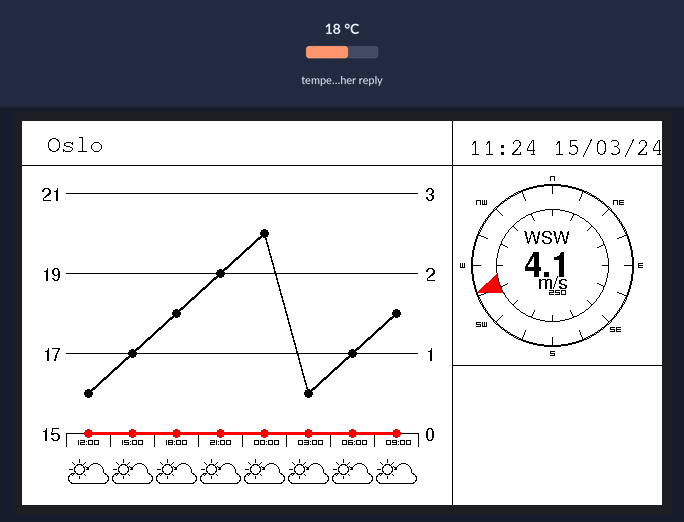
Bench run of a sketch on a simulated ESP8266 (NodeMCU). Parts: 640×384 colour display. Inputs (shaded band) come from the test bench; at power-on: temperature in the weather reply 18 °C. WiFi joins after 1.5 s; servers stay silent unless stated; web services answer with replies made up by the test bench; what the sketch prints to the serial monitor is not drawn.

Above: at 17.5 s.

The sketch:

weatherboard.ino
```cpp
// WiFi and json parsing
#include <ESP8266WiFi.h>
#include <ESP8266HTTPClient.h>
#include <ArduinoJson.h>
#include <Arduino.h>

// Display drivers
#define ENABLE_GxEPD2_GFX 0
#include <GxEPD2_3C.h>
#include <Fonts/FreeMonoBold24pt7b.h>
#include <Fonts/FreeSansBold18pt7b.h>
#include <Fonts/FreeSans9pt7b.h>
#include <Fonts/Org_01.h>
#include <Fonts/FreeMono12pt7b.h>

GxEPD2_3C<GxEPD2_750c, GxEPD2_750c::HEIGHT / 4> display(GxEPD2_750c(/*CS=D8*/ 15, /*DC=D3*/ 4, /*RST=D4*/ 2, /*BUSY=D2*/ 5));

// Globals

enum alignment {LEFT, RIGHT, CENTER};

struct Segment {
  int lower;
  int upper;
};

struct Data {
  const char* currentWeather;
  const char* weatherDescription;
  const char* icon;
  const char* city;
  int updateTime;
  double temperature;
  double windVelocity;
  double windDirection;
};

struct WeatherInstance {
  const char* main;
  const char* description;
  const char* icon;
  double temperature;
  double rain;
  const char* date;
};

Data data;
WeatherInstance forecast[8];


void setup() {
  Serial.begin(115200);
  WiFi.begin("4G-Gateway", "21078256");

  // Wait for wifi connection
  while (WiFi.status() != WL_CONNECTED) {
    delay(1000);
    Serial.println("Connecting...");
  }

  display.init(115200);

  updateData(getWeather("weather"));
  updateForecast(getWeather("forecast"));
  draw();
}

void loop() {}

void draw() {
  // Init screen
  display.setRotation(0);
  display.setFullWindow();
  display.firstPage();

  // Do drawing
  do {
    // Clear screen
    display.fillScreen(GxEPD_WHITE);


    // General UI
    display.setTextColor(GxEPD_BLACK);

    display.drawLine(0, 44, 640, 44, GxEPD_BLACK);
    display.drawLine(430, 0, 430, 384, GxEPD_BLACK);
    display.drawLine(430, 44 + 200, 640, 44 + 200, GxEPD_BLACK);
    display.setFont(&FreeMono12pt7b);
    drawString(display.width() - 100, 15, convertUnixTime(data.updateTime), CENTER);
    drawString(25, 15, "Oslo", LEFT);

    display.setFont(&FreeSans9pt7b);


    drawGraph(0, 0, 352, 240);

    drawWind(430 + 200 / 2, 44 + 200 / 2, data.windDirection, data.windVelocity, 80);

  }
  while (display.nextPage());
}

String convertUnixTime(int unixTime) {
  time_t tm = (unixTime + 60 * 60);
  struct tm *now_tm = localtime(&tm);
  char output[40];
  strftime(output, sizeof(output), "%H:%M %d/%m/%y", now_tm);
  return output;
}

String getTime() {
  if (WiFi.status() == WL_CONNECTED) {
    HTTPClient http;
    http.begin("http://worldclockapi.com/api/json/cet/now");
    int httpCode = http.GET();
    if (httpCode > 0) {
      return http.getString();
    }
    http.end();
  }
}

String getWeather(String type) {
  String key = "&appid=61616020863f09e0a462ea300d512a56";
  String host = "http://api.openweathermap.org/data/2.5/";
  String location = "?q=oslo,norway";
  String count = "&cnt=9";

  if (WiFi.status() == WL_CONNECTED) {
    HTTPClient http;
    http.begin(host + type + location + key + count);
    int httpCode = http.GET();
    if (httpCode > 0) {
      return http.getString();
    }
    http.end();
  }
}


void updateData(String payload) {
  JsonObject root = parseJson(payload);

  data.currentWeather = root["weather"][0]["main"];
  data.weatherDescription = root["weather"][0]["description"];
  data.icon = root["weather"][0]["icon"];
  data.city = root["name"];
  data.temperature = ((float) root["main"]["temp"]) - 273.15;
  data.windVelocity = root["wind"]["speed"];
  data.windDirection = root["wind"]["deg"];
  data.updateTime = root["dt"];
}

void updateForecast(String payload) {
  JsonArray list = parseJson(payload)["list"];

  for (int i = 0; i < 8; i++) {
    forecast[i].temperature = ((double) list[i]["main"]["temp"]) - 273.15;
    forecast[i].main = list[i]["weather"][0]["main"];
    forecast[i].description = list[i]["weather"][0]["description"];
    forecast[i].icon = list[i]["weather"][0]["icon"];
    forecast[i].rain = list[i]["rain"]["3h"];
    forecast[i].date = list[i]["dt_txt"];
  }
}

JsonObject parseJson(String payload) {
  DynamicJsonDocument jsonBuffer(6164);
  deserializeJson(jsonBuffer, payload);
  return jsonBuffer.as<JsonObject>();
}

Segment getRange(double range[8]) {
  double mi = range[0];
  double ma = range[0];

  for (int i = 1; i < 8; i++) {
    double t = range[i];

    if (t < mi) {
      mi = t;
    } else if (t > ma) {
      ma = t;
    }
  }

  int a = floor(mi);
  int b = ceil(ma);

  // finds closest multiple of three outside the range
  int lower = (a >= 0) ? a - (a % 3) : a - 3 - (a % 3);
  int upper = (b >= 0) ? b + (3 - (b % 3)) : b - (b % 3);

  return {lower, upper};
}

String WindDegToDirection(float winddirection) {
  if (winddirection >= 348.75 || winddirection < 11.25)  return "N";
  if (winddirection >=  11.25 && winddirection < 33.75)  return "NNE";
  if (winddirection >=  33.75 && winddirection < 56.25)  return "NE";
  if (winddirection >=  56.25 && winddirection < 78.75)  return "ENE";
  if (winddirection >=  78.75 && winddirection < 101.25) return "E";
  if (winddirection >= 101.25 && winddirection < 123.75) return "ESE";
  if (winddirection >= 123.75 && winddirection < 146.25) return "SE";
  if (winddirection >= 146.25 && winddirection < 168.75) return "SSE";
  if (winddirection >= 168.75 && winddirection < 191.25) return "S";
  if (winddirection >= 191.25 && winddirection < 213.75) return "SSW";
  if (winddirection >= 213.75 && winddirection < 236.25) return "SW";
  if (winddirection >= 236.25 && winddirection < 258.75) return "WSW";
  if (winddirection >= 258.75 && winddirection < 281.25) return "W";
  if (winddirection >= 281.25 && winddirection < 303.75) return "WNW";
  if (winddirection >= 303.75 && winddirection < 326.25) return "NW";
  if (winddirection >= 326.25 && winddirection < 348.75) return "NNW";
  return "?";
}

int roundedMap(double x, double inMin, double inMax, double outMin, double outMax) {
  return round((x - inMin) * (outMax - outMin) / (inMax - inMin) + outMin);
}

void drawArrow(int x, int y, int asize, float aangle, int pwidth, int plength) {
  float pointX = asize * cos(radians(aangle - 90)) + x; // calculate X position
  float pointY = asize * sin(radians(aangle - 90)) + y; // calculate Y position

  float inner1X = asize * 0.7 * cos(radians(aangle - 80)) + x;
  float inner1Y = asize * 0.7 * sin(radians(aangle - 80)) + y;

  float inner2X = asize * 0.7 * cos(radians(aangle - 100)) + x;
  float inner2Y = asize * 0.7 * sin(radians(aangle - 100)) + y;

  display.fillTriangle(pointX, pointY, inner1X, inner1Y, inner2X, inner2Y, GxEPD_RED);
}

void drawString(int x, int y, String text, alignment align) {
  int16_t x1, y1;
  uint16_t w, h;
  display.setTextWrap(false);
  display.getTextBounds(text, x, y, &x1, &y1, &w, &h);
  if (align == RIGHT) x = x - w;
  if (align == CENTER) x = x - w / 2;
  display.setCursor(x, y + h);
  display.print(text);
}

void drawWind(int x, int y, float angle, float windspeed, int compassRadius) {
  drawArrow(x, y, compassRadius, angle, 15, 72);

  int dxo, dyo, dxi, dyi;
  display.drawCircle(x, y, compassRadius, GxEPD_BLACK);     // Draw compass circle
  display.drawCircle(x, y, compassRadius + 1, GxEPD_BLACK); // Draw compass circle
  display.drawCircle(x, y, compassRadius * 0.7, GxEPD_BLACK); // Draw compass inner circle

   for (float a = 0; a < 360; a = a + 22.5) {
    dxo = compassRadius * cos((a - 90) * PI / 180);
    dyo = compassRadius * sin((a - 90) * PI / 180);
    if (a == 45)  drawString(dxo + x + 10, dyo + y - 10, "NE", CENTER);
    if (a == 135) drawString(dxo + x + 7,  dyo + y + 5,  "SE", CENTER);
    if (a == 225) drawString(dxo + x - 15, dyo + y,      "SW", CENTER);
    if (a == 315) drawString(dxo + x - 15, dyo + y - 10, "NW", CENTER);
    dxi = dxo * 0.9;
    dyi = dyo * 0.9;
    display.drawLine(dxo + x, dyo + y, dxi + x, dyi + y, GxEPD_BLACK);
    dxo = dxo * 0.7;
    dyo = dyo * 0.7;
    dxi = dxo * 0.9;
    dyi = dyo * 0.9;
    display.drawLine(dxo + x, dyo + y, dxi + x, dyi + y, GxEPD_BLACK);
   }

  drawString(x, y - compassRadius - 10, "N", CENTER);
  drawString(x, y + compassRadius + 5, "S", CENTER);
  drawString(x - compassRadius - 10, y - 3, "W", CENTER);
  drawString(x + compassRadius + 8,  y - 3, "E", CENTER);
  drawString(x + 5, y + 24, String(angle, 0) + "°", CENTER);
  display.setFont(&FreeSansBold18pt7b);
  drawString(x - 10, y - 14, String(windspeed, 1), CENTER);
  display.setFont(&FreeSans9pt7b);
  drawString(x - 5, y - 35, WindDegToDirection(angle), CENTER);
  drawString(x, y + 10, "m/s", CENTER);
}

//#######################################################################

void drawGraph(int x, int y, int w, int h) {

  // Graph
  int hGuidelines = 4;
  int vGuidelines = 9;
  uint16_t verticalPadding = (display.height() - h) / 2;
  uint16_t horizontalPadding = (display.width() - w - 200) / 2;

  // Temperature and rain readable
  double temps[8];
  double rains[8];

  for (int i = 0; i < 8; i++) {
    temps[i] = forecast[i].temperature;
    rains[i] = forecast[i].rain;
  }

  Segment tempRange = getRange(temps);
  Segment rainRange = getRange(rains);
  rainRange.lower = 0;

  int tempStep = (tempRange.upper - tempRange.lower) / 3;
  int rainStep = (rainRange.upper - rainRange.lower) / 3;

  // Horizontal lines and y axis label
  for (int i = 0; i <= hGuidelines; i++) {
    uint16_t y = verticalPadding + i * h / (hGuidelines - 1);
    if (i == hGuidelines) {
      drawString(35, y + 12, "C", LEFT);
      drawString(w + horizontalPadding + 7, y + 12, "mm", RIGHT);
    }

    display.drawFastHLine(horizontalPadding, y, w, GxEPD_BLACK);
    drawString(35, y - 6, String(tempRange.upper - i * tempStep), RIGHT);
    drawString(w + horizontalPadding + 7, y - 6, String(rainRange.upper - i * rainStep), LEFT);
  }

  // Vertical lines
  display.setFont(&Org_01);
  for (int i = 0; i <= 8; i++) {
    uint16_t x = horizontalPadding + i * w / (vGuidelines - 1);
    display.drawFastVLine(x, h + verticalPadding, 14, GxEPD_BLACK);
  }

  // Graph temp/rain and lines and x axis label
  uint16_t oldX = horizontalPadding + 0.5 * w / (vGuidelines - 1);
  uint16_t oldTemp = (h + verticalPadding) - roundedMap(temps[0], tempRange.lower, tempRange.upper, 0.0, h);
  uint16_t oldRain = (h + verticalPadding) - roundedMap(rains[0], rainRange.lower, rainRange.upper, 0.0, h);

  for (int i = 0; i < 8; i++) {
    uint16_t x = horizontalPadding + (i + 0.5) * w / (vGuidelines - 1);
    uint16_t temp = (h + verticalPadding) - roundedMap(temps[i], tempRange.lower, tempRange.upper, 0.0, h);
    uint16_t rain = (h + verticalPadding) - roundedMap(rains[i], rainRange.lower, rainRange.upper, 0.0, h);

    // Hour text
    display.setCursor(x - 10, h + verticalPadding + 11);
    display.println(((String) forecast[i].date).substring(11, 16));
    displayWeatherIcon(x, h + verticalPadding + 40, forecast[i].icon, 5);

    // Points on graph
    for (int i = -1; i < 2; i++) {
      display.drawLine(oldX, oldTemp + i, x, temp + i, GxEPD_BLACK);
      display.drawLine(oldX, oldRain + i, x, rain + i, GxEPD_RED);
    }

    display.fillRoundRect(x - 4, temp - 4, 9, 9, 5, GxEPD_BLACK);
    display.fillRoundRect(x - 4, rain - 4, 9, 9, 5, GxEPD_RED);

    oldX = x;
    oldTemp = temp;
    oldRain = rain;
  }
}


void displayWeatherIcon(int x, int y, String iconName, int scale) {
  int linesize = scale / 5;
  if      (iconName == "01d" || iconName == "01n") sunny(x, y, iconName, scale, linesize);
  else if (iconName == "02d" || iconName == "02n") mostlySunny(x, y, iconName, scale, linesize);
  else if (iconName == "03d" || iconName == "03n") cloudy(x, y, iconName, scale, linesize);
  else if (iconName == "04d" || iconName == "04n") mostlySunny(x, y, iconName, scale, linesize);
  else if (iconName == "09d" || iconName == "09n") chanceRain(x, y, iconName, scale, linesize);
  else if (iconName == "10d" || iconName == "10n") rain(x, y, iconName, scale, linesize);
  else if (iconName == "11d" || iconName == "11n") tStorm(x, y, iconName, scale, linesize);
  else if (iconName == "13d" || iconName == "13n") snow(x, y, iconName, scale, linesize);
  else if (iconName == "50d")                      haze(x, y, iconName, scale, linesize);
  else if (iconName == "50n")                      fog(x, y, iconName, scale, linesize);
}

void addSun(int x, int y, int scale, int linesize) {
  display.fillRect(x - scale * 2, y, scale * 4, linesize, GxEPD_BLACK);
  display.fillRect(x, y - scale * 2, linesize, scale * 4, GxEPD_BLACK);
  display.drawLine(x - scale * 1.3, y - scale * 1.3, x + scale * 1.3, y + scale * 1.3, GxEPD_BLACK);
  display.drawLine(x - scale * 1.3, y + scale * 1.3, x + scale * 1.3, y - scale * 1.3, GxEPD_BLACK);
  display.fillCircle(x, y, scale * 1.3, GxEPD_WHITE);
  display.fillCircle(x, y, scale, GxEPD_BLACK);
  display.fillCircle(x, y, scale - linesize, GxEPD_WHITE);
}

void addFog(int x, int y, int scale, int linesize) {
  for (int i = 0; i < 6; i++) {
    display.fillRect(x - scale * 3, y + scale * 1.5, scale * 6, linesize, GxEPD_BLACK);
    display.fillRect(x - scale * 3, y + scale * 2.0, scale * 6, linesize, GxEPD_BLACK);
    display.fillRect(x - scale * 3, y + scale * 2.5, scale * 6, linesize, GxEPD_BLACK);
  }
}

void addTStorm(int x, int y, int scale) {
  y = y + scale / 2;
  for (int i = 0; i < 5; i++) {
    display.drawLine(x - scale * 4 + scale * i * 1.5 + 0, y + scale * 1.5, x - scale * 3.5 + scale * i * 1.5 + 0, y + scale, GxEPD_BLACK);
    display.drawLine(x - scale * 4 + scale * i * 1.5, y + scale * 1.5 + 0, x - scale * 3 + scale * i * 1.5 + 0, y + scale * 1.5 + 0, GxEPD_BLACK);
    display.drawLine(x - scale * 3.5 + scale * i * 1.4 + 0, y + scale * 2.5, x - scale * 3 + scale * i * 1.5 + 0, y + scale * 1.5, GxEPD_BLACK);
  }
}

void addSnow(int x, int y, int scale) {
  int dxo, dyo, dxi, dyi;
  for (int flakes = 0; flakes < 5; flakes++) {
    for (int i = 0; i < 360; i = i + 45) {
      dxo = 0.5 * scale * cos((i - 90) * 3.14 / 180); dxi = dxo * 0.1;
      dyo = 0.5 * scale * sin((i - 90) * 3.14 / 180); dyi = dyo * 0.1;
      display.drawLine(dxo + x + flakes * 1.5 * scale - scale * 3, dyo + y + scale * 2, dxi + x + 0 + flakes * 1.5 * scale - scale * 3, dyi + y + scale * 2, GxEPD_BLACK);
    }
  }
}

void addRain(int x, int y, int scale) {
  for (int d = 0; d < 4; d++) {
    addRaindrop(x + scale * (7.8 - d * 1.95) - scale * 5.2, y + scale * 2.1 - scale / 6, scale / 1.6);
  }
}

void addRaindrop(int x, int y, int scale) {
  display.fillCircle(x, y, scale / 2, GxEPD_BLACK);
  display.fillTriangle(x - scale / 2, y, x, y - scale * 1.2, x + scale / 2, y , GxEPD_BLACK);
  x = x + scale * 1.6; y = y + scale / 3;
  display.fillCircle(x, y, scale / 2, GxEPD_BLACK);
  display.fillTriangle(x - scale / 2, y, x, y - scale * 1.2, x + scale / 2, y , GxEPD_BLACK);
}

void addCloud(int x, int y, int scale, int linesize) {
  //Draw cloud outer
  display.fillCircle(x - scale * 3, y, scale, GxEPD_BLACK);                // Left most circle
  display.fillCircle(x + scale * 3, y, scale, GxEPD_BLACK);                // Right most circle
  display.fillCircle(x - scale, y - scale, scale * 1.4, GxEPD_BLACK);    // left middle upper circle
  display.fillCircle(x + scale * 1.5, y - scale * 1.3, scale * 1.75, GxEPD_BLACK); // Right middle upper circle
  display.fillRect(x - scale * 3 - 1, y - scale, scale * 6, scale * 2 + 1, GxEPD_BLACK); // Upper and lower lines
  //Clear cloud inner
  display.fillCircle(x - scale * 3, y, scale - linesize, GxEPD_WHITE);            // Clear left most circle
  display.fillCircle(x + scale * 3, y, scale - linesize, GxEPD_WHITE);            // Clear right most circle
  display.fillCircle(x - scale, y - scale, scale * 1.4 - linesize, GxEPD_WHITE);  // left middle upper circle
  display.fillCircle(x + scale * 1.5, y - scale * 1.3, scale * 1.75 - linesize, GxEPD_WHITE); // Right middle upper circle
  display.fillRect(x - scale * 3 + 2, y - scale + linesize - 1, scale * 5.9, scale * 2 - linesize * 2 + 2, GxEPD_WHITE); // Upper and lower lines
}

void addMoon(int x, int y, int scale) {
  display.fillCircle(x - 20, y - 12, scale, GxEPD_BLACK);
  display.fillCircle(x - 15, y - 12, scale * 1.6, GxEPD_WHITE);
}

void sunny(int x, int y, String iconName, int scale, int linesize) {
  if (iconName.endsWith("n")) addMoon(x, y + 3, scale);
  scale = scale * 1.6;
  addSun(x, y, scale, linesize);
}

void mostlySunny(int x, int y, String iconName, int scale, int linesize) {
  int offset = 5;
  if (iconName.endsWith("n")) addMoon(x, y + offset, scale);
  addCloud(x, y + offset, scale, linesize);
  addSun(x - scale * 1.8, y - scale * 1.8 + offset, scale, linesize);
}

void mostlyCloudy(int x, int y, String iconName, int scale, int linesize) {
  if (iconName.endsWith("n")) addMoon(x, y, scale);
  addCloud(x, y, scale, linesize);
  addSun(x - scale * 1.8, y - scale * 1.8, scale, linesize);
  addCloud(x, y, scale, linesize);
}

void cloudy(int x, int  y, String iconName, int scale, int linesize) {
  if (iconName.endsWith("n")) addMoon(x, y, scale);
  addCloud(x, y, scale, linesize);
}

void rain(int x, int y, String iconName, int scale, int linesize) {
  if (iconName.endsWith("n")) addMoon(x, y, scale);
  addCloud(x, y, scale, linesize);
  addRain(x, y, scale);
}

void expectRain(int x, int y, String iconName, int scale, int linesize) {
  if (iconName.endsWith("n")) addMoon(x, y, scale);
  addSun(x - scale * 1.8, y - scale * 1.8, scale, linesize);
  addCloud(x, y, scale, linesize);
  addRain(x, y, scale);
}

void chanceRain(int x, int y, String iconName, int scale, int linesize) {
  if (iconName.endsWith("n")) addMoon(x, y, scale);
  addSun(x - scale * 1.8, y - scale * 1.8, scale, linesize);
  addCloud(x, y, scale, linesize);
  addRain(x, y, scale);
}

void tStorm(int x, int y, String iconName, int scale, int linesize) {
  if (iconName.endsWith("n")) addMoon(x, y, scale);
  addCloud(x, y, scale, linesize);
  addTStorm(x, y, scale);
}

void snow(int x, int y, String iconName, int scale, int linesize) {
  if (iconName.endsWith("n")) addMoon(x, y, scale);
  addCloud(x, y, scale, linesize);
  addSnow(x, y, scale);
}

void fog(int x, int y, String iconName, int scale, int linesize) {
  if (iconName.endsWith("n")) addMoon(x, y, scale);
  addCloud(x, y - 5, scale, linesize);
  addFog(x, y - 5, scale, linesize);
}

void haze(int x, int y, String iconName, int scale, int linesize) {
  if (iconName.endsWith("n")) addMoon(x, y, scale);
  addSun(x, y - 5, scale * 1.4, linesize);
  addFog(x, y - 5, scale * 1.4, linesize);
}
```
